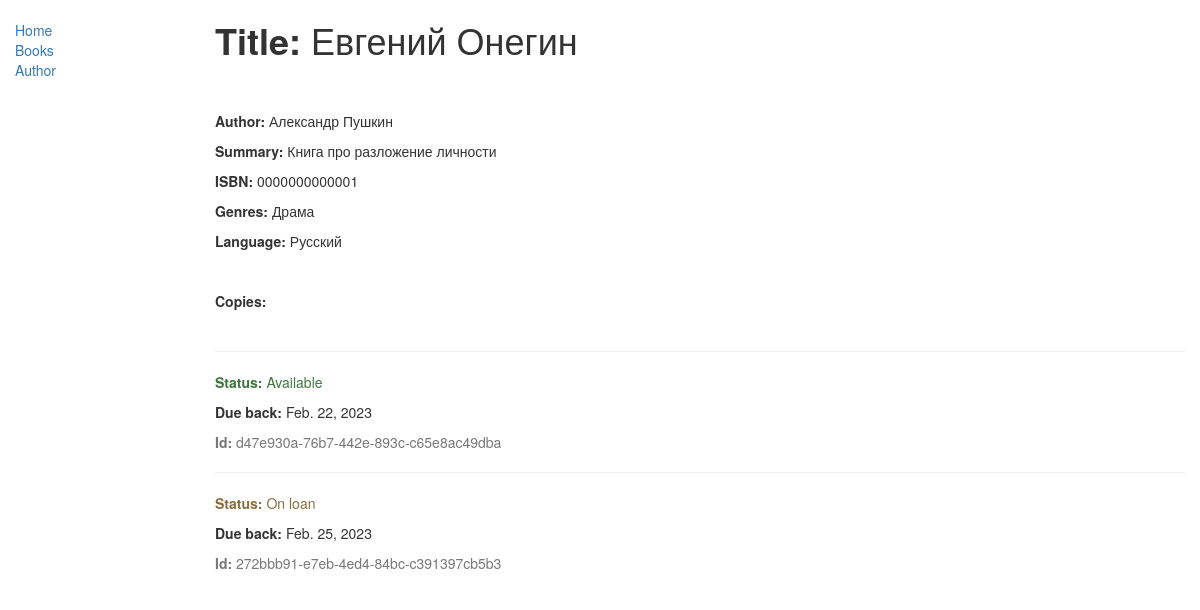
/catalog/book/2, run on the app's committed database.
### catalog/models.py (models this page shows, shortened)
class Book(models.Model):
    title = models.CharField(max_length=150, help_text="Enter a book title")
    author = models.ForeignKey('Author', models.SET_NULL, null=True)
    summary = models.TextField(max_length=1000, help_text="Enter a book summary")
    isbn = models.CharField('ISBN', max_length=13, help_text='13 Character <a href="https://www.isbn-international.org/content/what-isbn">ISBN number</a>')
    genre = models.ManyToManyField(Genre, help_text="Select a book genre")
    language = models.ForeignKey(Language, models.SET_NULL, null=True)

class Author(models.Model):
    first_name = models.CharField(max_length=100)
    second_name = models.CharField(max_length=100)
    date_of_birth = models.DateField(null=True, blank=True)
    date_of_death = models.DateField(null=True, blank=True)
    def __str__(self):
        return f'{self.first_name} {self.second_name}'

class Genre(models.Model):
    name = models.CharField(max_length=200, help_text="Enter a book genre")
    def __str__(self):
        return self.name

class Language(models.Model):
    name = models.CharField(max_length=50, help_text="Enter a book language")
    def __str__(self):
        return self.name

class BookInstance(models.Model):
    id = models.UUIDField(primary_key=True, default=uuid.uuid4, help_text="Unique key of a book")
    book = models.ForeignKey(Book, on_delete=models.SET_NULL, null=True)
    due_back = models.DateField(null=True, blank=True)
    LOAN_STATUS = (
        ('m', 'Maintenance'),
        ('o', 'On loan'),
        ('a', 'Available'),
        ('r', 'Reserved')
    )
    status = models.CharField(max_length=1, choices=LOAN_STATUS, default='m')

### catalog/views.py (the view)
# urls.py: re_path(r'^book/(?P<pk>\d+)$', views.BookDetailView.as_view(), name="book-detail"),
class BookDetailView(generic.DetailView):
    model = Book

### catalog/templates/catalog/book_detail.html
{% extends 'base_generic.html'%}
{%block content%}
<h1 style="margin-bottom:50px;"><b>Title: </b> {{book.title}}</h1>
<p><b>Author: </b>{{book.author}}</p>
<p><b>Summary: </b>{{book.summary}}</p>
<p><b>ISBN: </b>{{book.isbn}}</p>
<p><b>Genres: </b>{%for genre in book.genre.all%}{{genre}}{%if not forloop.last%}, {%endif%}{%endfor%}</p>
<p><b>Language: </b>{{book.language}}</p>
<p style="margin:40px 0;"><b>Copies:</b></p>
{% for instance in book.bookinstance_set.all %}
<hr>
<p class="{%if instance.status == 'a'%}text-success{%elif instance.status == 'm'%}text-danger{%else%}text-warning{%endif%}"><b>Status: </b>{{instance.get_status_display}}</p>
{%if instance.due_back%}<p><b>Due back: </b>{{instance.due_back}}</p>{%endif%}
<p class="text-muted"><b>Id: </b>{{instance.id}}</p>
{%endfor%}
{%endblock%}

### data on the page
Book: title "Евгений Онегин", author "Александр Пушкин", summary "Книга про разложение личности", isbn "0000000000001", language "Русский"
Genre: name "Драма"
BookInstance: status "Available", due_back "Feb. 22, 2023", id "d47e930a-76b7-442e-893c-c65e8ac49dba"
BookInstance: status "On loan", due_back "Feb. 25, 2023", id "272bbb91-e7eb-4ed4-84bc-c391397cb5b3"
